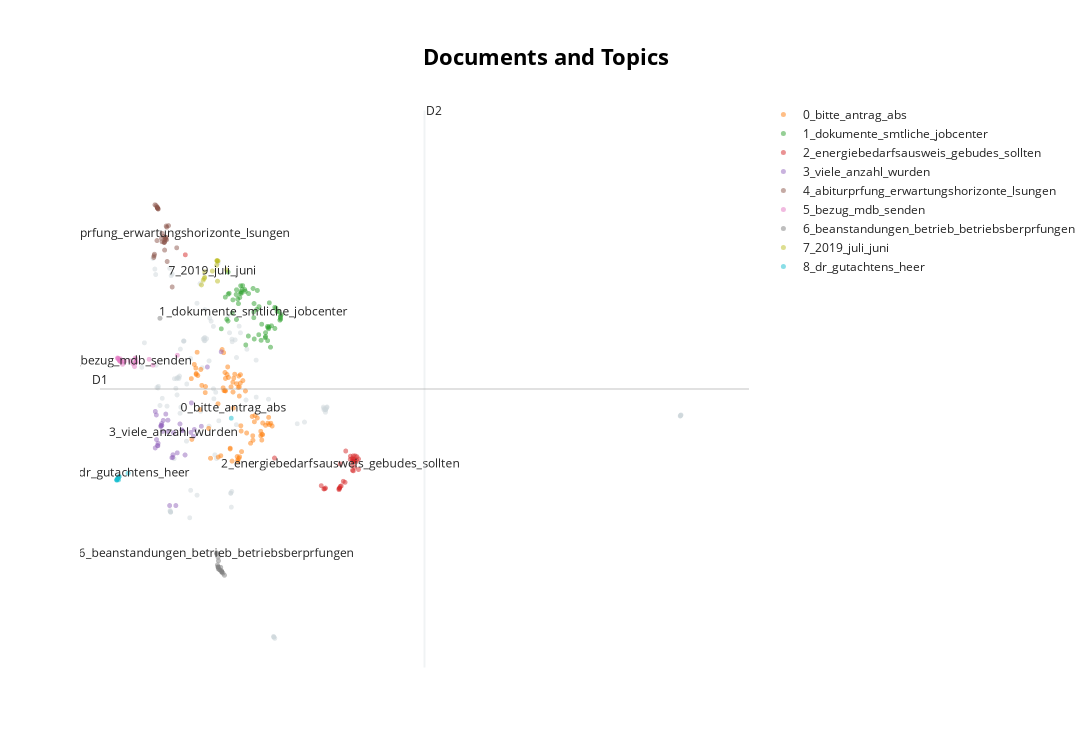

The code cell stored with this chart in its notebook:
### Code cell
# Reduce dimensionality of embeddings, this step is optional but much faster to perform iteratively:
reduced_embeddings = UMAP(n_neighbors=10, n_components=2, min_dist=0.0, metric='cosine').fit_transform(embeddings)
topic_model.visualize_documents(hover_lst, reduced_embeddings=reduced_embeddings)
